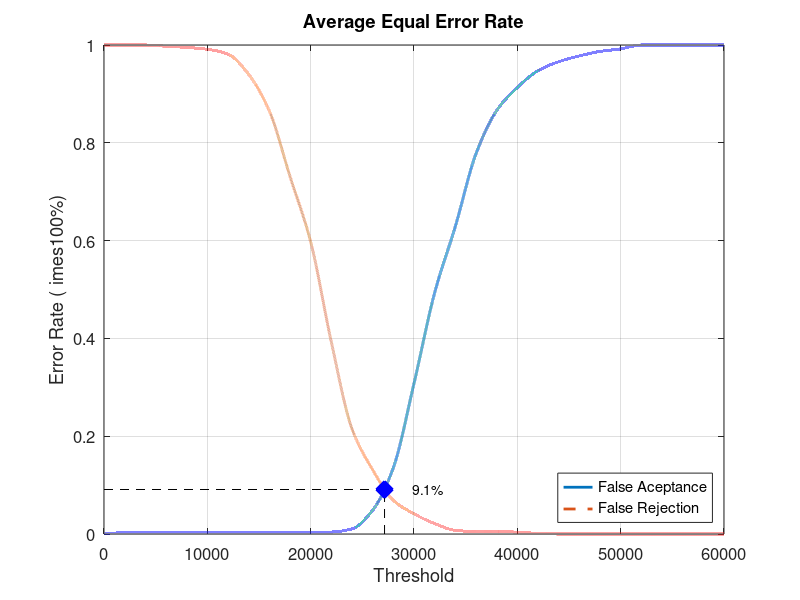
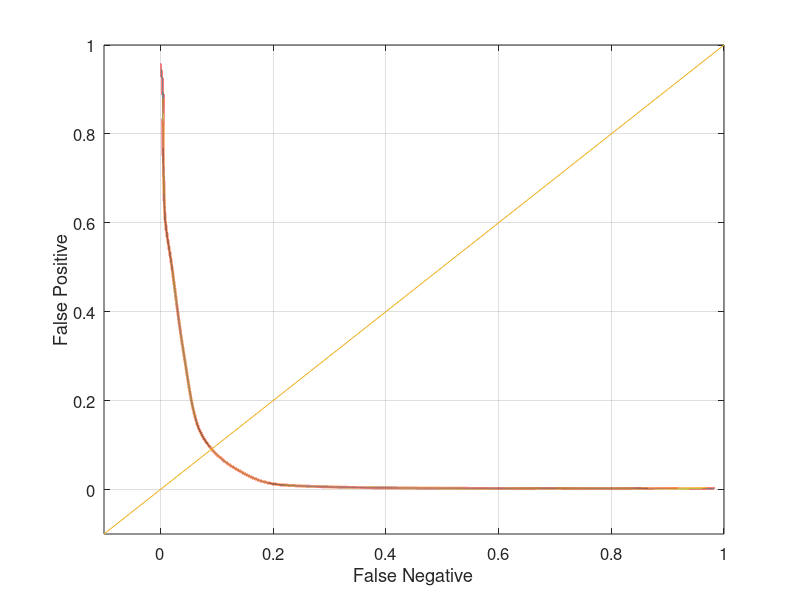

Recreate these plots in MATLAB, in order.
close all;
clear;
clc;
x = 0:2000:60000;
xq = 0:0.5:60000;

y0 = [0 0.00263158 0.00263158 0.00263158 0.00263158 0.00263158 0.00263158 0.00263158 0.00263158 0.00263158 0.00263158 0.00394737 0.0105263 0.0486842 0.135526 0.307895 0.493421 0.628947 0.777632 0.865789 0.913158 0.947368 0.965789 0.977632 0.986842 0.992105 1 1 1 1 1]
yy0 = interp1(x, y0, xq, 'pchip');
y1 = [1 1 1 0.9975 0.995 0.99125 0.98125 0.94 0.865 0.73125 0.5975 0.3925 0.215 0.13125 0.06875 0.04125 0.02125 0.0075 0.005 0.005 0.00375 0.00125 0 0 0 0 0 0 0 0 0]
yy1 = interp1(x, y1, xq, 'pchip');

% Calculating EER: 
y2 = abs(y0 - y1);
find(y2 == min(y2))
yy2 = abs(yy0 - yy1);
xEER = find(yy2 == min(yy2));
xEERIndex = xq(xEER) % X-axis EER
yEER = yy0(xEER) % Y-axis EER

main = figure
plot(xq, yy0,'-','LineWidth', 2);	hold on
plot(xq, yy1,'--','LineWidth', 2);	hold on
plot([xEERIndex xEERIndex], [0 yEER], 'k--');	hold on
plot([0 xEERIndex], [yEER yEER], 'k--');	hold on
plot(xEERIndex, yEER, 'bx', 'LineWidth', 10);	hold on
text(xEERIndex + 10 * xEERIndex / 100, yEER, [num2str(round((10000 * yEER)) / 100) '%'])
legend('False Aceptance', 'False Rejection', 'Location', 'SouthEast')
xlabel('Threshold')
ylabel('Error Rate (	imes100%)')
title('Average Equal Error Rate')
set(gca, 'FontSize', 12)
axis([0 60000 0 1])
grid on

print(main, 'Experiment4AverageMain', '-dpng');
FNRxFPR = figure('Color', [1 1 1]);
plot(yy1, yy0, '-', yy1, yy0, 'LineWidth', 2);
hold on
y = -0.1:0.1:1
plot(y, y); 
set(gca, 'FontSize', 12)
xlabel('False Negative')
ylabel('False Positive')
axis([-0.1 1 -0.1 1])
set(gca, 'FontSize', 12)
grid on

print(FNRxFPR, 'Experiment4AverageFNRxFPR','-dpng');
